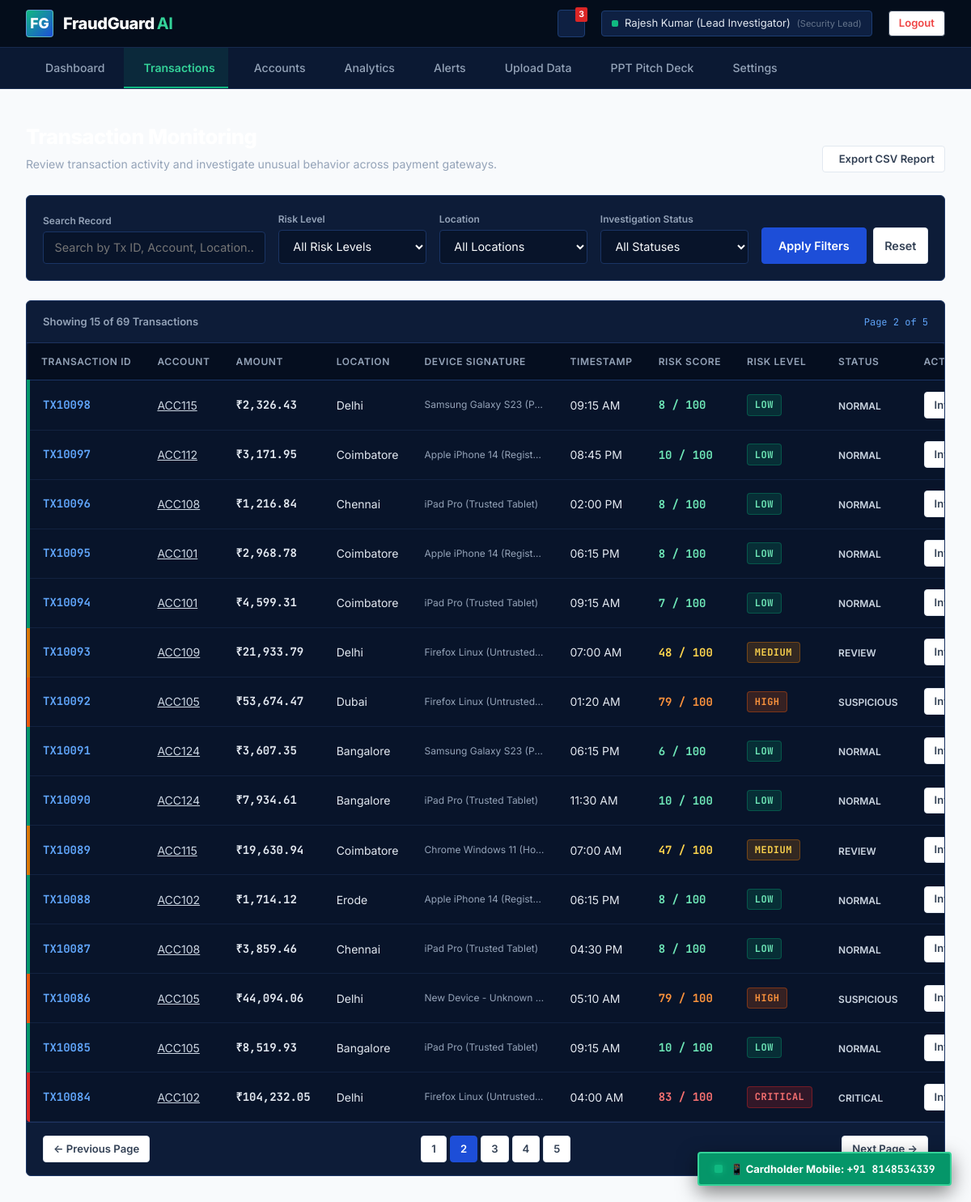
Page /transactions?page=2&risk=ALL&location=ALL&status=ALL&search= (signed in) on the committed database.
### tables this page shows
CREATE TABLE transactions (
            id INTEGER PRIMARY KEY AUTOINCREMENT,
            transaction_id TEXT UNIQUE NOT NULL,
            account_id TEXT NOT NULL,
            recipient_account_id TEXT,
            amount REAL NOT NULL,
            avg_amount REAL NOT NULL,
            location TEXT NOT NULL,
            time_str TEXT NOT NULL,
            device TEXT NOT NULL,
            new_device INTEGER DEFAULT 0,
            transactions_10min INTEGER DEFAULT 1,
            rule_score INTEGER DEFAULT 0,
            ml_score INTEGER DEFAULT 0,
            risk_score INTEGER DEFAULT 0,
            risk_level TEXT DEFAULT 'LOW',
            status TEXT DEFAULT 'NORMAL',
            flagged_reasons TEXT DEFAULT '[]',
            created_at TIMESTAMP DEFAULT CURRENT_TIMESTAMP
        );

### app.py (the view)
@app.route('/transactions')
@login_required
def transactions_view():
    risk_filter = request.args.get('risk', 'ALL')
    location_filter = request.args.get('location', 'ALL')
    status_filter = request.args.get('status', 'ALL')
    search_query = request.args.get('search', '')
    page = int(request.args.get('page', 1))
    per_page = 15
    offset = (page - 1) * per_page
    tx_list, total_count = get_all_transactions(
        limit=per_page,
        offset=offset,
        filter_risk=risk_filter,
        filter_location=location_filter,
        filter_status=status_filter,
        search=search_query
    )
    total_pages = max(1, (total_count + per_page - 1) // per_page)
    return render_template(
        'transactions.html',
        transactions=tx_list,
        total_count=total_count,
        page=page,
        total_pages=total_pages,
        risk_filter=risk_filter,
        location_filter=location_filter,
        status_filter=status_filter,
        search_query=search_query
    )

### app.py (called while the page is built)
def login_required(f):
    @wraps(f)
    def decorated_function(*args, **kwargs):
        if 'user_id' not in session:
            if request.is_json or request.path.startswith('/api/'):
                return jsonify({'success': False, 'message': 'Authentication required. Please log in.'}), 401
            return redirect(url_for('login_view', next=request.url))
        return f(*args, **kwargs)
    return decorated_function

### database.py (called while the page is built)
def get_db_connection():
    os.makedirs(os.path.dirname(DB_PATH), exist_ok=True)
    conn = sqlite3.connect(DB_PATH, timeout=30.0)
    conn.row_factory = sqlite3.Row
    return conn

### templates/transactions.html (shortened to what this page needs)
{% extends "base.html" %}
{% block content %}
<div class="app-main-content">
    <div style="margin-bottom: 1.75rem; display: flex; justify-content: space-between; align-items: flex-end;">
        <div>
            <h1 style="font-size: 1.6rem; font-weight: 800; color: #FFFFFF; letter-spacing: -0.02em;">
            </h1>
            <p style="font-size: 0.88rem; color: #94A3B8; margin-top: 0.2rem;">
                Review transaction activity and investigate unusual behavior across payment gateways.
            </p>
        </div>
        <div style="display: flex; gap: 0.75rem;">
            <a href="{{ url_for('api_export_report') }}" class="btn btn-secondary btn-sm" download>
                 Export CSV Report
            </a>
        </div>
    </div>
    <div class="panel-card" style="margin-bottom: 1.5rem; padding: 1.25rem;">
        <form method="GET" action="{{ url_for('transactions_view') }}" style="display: grid; grid-template-columns: 1.5fr 1fr 1fr 1fr auto; gap: 1rem; align-items: flex-end;">
            <div>
                <label class="form-label" style="font-size: 12px; color: #94A3B8; margin-bottom: 4px;">Search Record</label>
                <input
                    type="text"
                    name="search"
                    class="form-input"
                    placeholder="Search by Tx ID, Account, Location..."
                    value="{{ search_query }}"
                >
            </div>
            <div>
                <label class="form-label" style="font-size: 12px; color: #94A3B8; margin-bottom: 4px;">Risk Level</label>
                <select name="risk" class="form-select">
                    <option value="ALL" {% if risk_filter == 'ALL' %}selected{% endif %}>All Risk Levels</option>
                </select>
            </div>
            <div>
                <label class="form-label" style="font-size: 12px; color: #94A3B8; margin-bottom: 4px;">Location</label>
                <select name="location" class="form-select">
                    <option value="ALL" {% if location_filter == 'ALL' %}selected{% endif %}>All Locations</option>
                </select>
            </div>
            <div>
                <label class="form-label" style="font-size: 12px; color: #94A3B8; margin-bottom: 4px;">Investigation Status</label>
                <select name="status" class="form-select">
                    <option value="ALL" {% if status_filter == 'ALL' %}selected{% endif %}>All Statuses</option>
                </select>
            </div>
            <div style="display: flex; gap: 0.5rem;">
                <button type="submit" class="btn btn-primary" style="padding: 0.65rem 1.25rem;">
                    Apply Filters
                </button>
                <a href="{{ url_for('transactions_view') }}" class="btn btn-secondary" style="padding: 0.65rem 0.85rem;" title="Reset Filters">
                    Reset
                </a>
            </div>
        </form>
    </div>
    <div class="panel-card" style="padding: 0;">
        <div style="padding: 1rem 1.25rem; border-bottom: 1px solid #1E3360; display: flex; justify-content: space-between; align-items: center;">
            <span style="font-size: 13px; color: #94A3B8; font-weight: 600;">
                Showing {{ transactions|length }} of {{ total_count }} Transactions
            </span>
            <span class="mono" style="font-size: 12px; color: #60A5FA;">
                Page {{ page }} of {{ total_pages }}
            </span>
        </div>
        <div class="table-responsive-container" style="border: none;">
            <table class="fraud-table">
                <thead>
                    <tr>
                        <th>Transaction ID</th>
                        <th>Account</th>
                        <th>Amount</th>
                        <th>Location</th>
                        <th>Device Signature</th>
                        <th>Timestamp</th>
                        <th>Risk Score</th>
                        <th>Risk Level</th>
                        <th>Status</th>
                        <th>Action</th>
                    </tr>
                </thead>
                <tbody>
                    {% for tx in transactions %}
                    <tr class="risk-{{ tx.risk_level.lower() }}">
                        <td style="font-weight: 700; font-family: 'JetBrains Mono', monospace; color: #60A5FA;">
                            {{ tx.transaction_id }}
                        </td>
                        <td>
                            <a href="{{ url_for('account_details_view', account_id=tx.account_id) }}" style="color: #CBD5E1; text-decoration: underline;">
                                {{ tx.account_id }}
                            </a>
                        </td>
                        <td style="font-weight: 700; font-family: 'JetBrains Mono', monospace;">
                            ₹{{ "{:,.2f}".format(tx.amount) }}
                        </td>
                        <td>{{ tx.location }}</td>
                        <td style="font-size: 12px; color: #94A3B8; max-width: 180px; overflow: hidden; text-overflow: ellipsis;">
                            {{ tx.device }}
                        </td>
                        <td>{{ tx.time_str }}</td>
                        <td>
                            <span class="mono" style="font-weight: 700; color: {% if tx.risk_score >= 81 %}#F87171{% elif tx.risk_score >= 61 %}#FB923C{% elif tx.risk_score >= 31 %}#FCD34D{% else %}#6EE7B7{% endif %};">
                                {{ tx.risk_score }} / 100
                            </span>
                        </td>
                        <td>
                            <span class="risk-tag {{ tx.risk_level.lower() }}">{{ tx.risk_level }}</span>
                        </td>
                        <td>
                            <span style="font-size: 12px; font-weight: 600; color: #CBD5E1;">{{ tx.status }}</span>
                        </td>
                        <td>
                            <a href="{{ url_for('transaction_details_view', tx_id=tx.transaction_id) }}" class="btn btn-secondary btn-sm">
                                Investigate &rarr;
                            </a>
                        </td>
                    </tr>
                    {% else %}
                    <tr>
                        <td colspan="10" style="text-align: center; padding: 2rem; color: #94A3B8;">
                            No transactions found matching the applied filter criteria.
                        </td>
                    </tr>
                    {% endfor %}
                </tbody>
            </table>
        </div>
        {% if total_pages > 1 %}
        <div style="padding: 1rem 1.25rem; border-top: 1px solid #1E3360; display: flex; justify-content: space-between; align-items: center;">
            <div>
                {% if page > 1 %}
                <a href="{{ url_for('transactions_view', page=page-1, risk=risk_filter, location=location_filter, status=status_filter, search=search_query) }}" class="btn btn-secondary btn-sm">
                    &larr; Previous Page
                </a>
                {% endif %}
            </div>
            <div style="display: flex; gap: 4px;">
                {% for p in range(1, total_pages + 1) %}
                <a href="{{ url_for('transactions_view', page=p, risk=risk_filter, location=location_filter, status=status_filter, search=search_query) }}" class="btn btn-sm {% if p == page %}btn-primary{% else %}btn-secondary{% endif %}" style="min-width: 32px;">
                    {{ p }}
                </a>
                {% endfor %}
            </div>
            <div>
                {% if page < total_pages %}
                <a href="{{ url_for('transactions_view', page=page+1, risk=risk_filter, location=location_filter, status=status_filter, search=search_query) }}" class="btn btn-secondary btn-sm">
                    Next Page &rarr;
                </a>
                {% endif %}
            </div>
        </div>
        {% endif %}
    </div>
</div>
{% endblock %}

### rows in the picture
transactions: transaction_id "TX10098", account_id "ACC115", amount "2,326.43", location "Delhi", device "Samsung Galaxy S23 (P…", time_str "09:15 AM", risk_score "8", risk_level "LOW", status "NORMAL"
transactions: transaction_id "TX10097", account_id "ACC112", amount "3,171.95", location "Coimbatore", device "Apple iPhone 14 (Regist…", time_str "08:45 PM", risk_score "10", risk_level "LOW", status "NORMAL"
transactions: transaction_id "TX10096", account_id "ACC108", amount "1,216.84", location "Chennai", device "iPad Pro (Trusted Tablet)", time_str "02:00 PM", risk_score "8", risk_level "LOW", status "NORMAL"
transactions: transaction_id "TX10095", account_id "ACC101", amount "2,968.78", location "Coimbatore", device "Apple iPhone 14 (Regist…", time_str "06:15 PM", risk_score "8", risk_level "LOW", status "NORMAL"
transactions: transaction_id "TX10094", account_id "ACC101", amount "4,599.31", location "Coimbatore", device "iPad Pro (Trusted Tablet)", time_str "09:15 AM", risk_score "7", risk_level "LOW", status "NORMAL"
transactions: transaction_id "TX10093", account_id "ACC109", amount "21,933.79", location "Delhi", device "Firefox Linux (Untrusted…", time_str "07:00 AM", risk_score "48", risk_level "MEDIUM", status "REVIEW"
transactions: transaction_id "TX10092", account_id "ACC105", amount "53,674.47", location "Dubai", device "Firefox Linux (Untrusted…", time_str "01:20 AM", risk_score "79", risk_level "HIGH", status "SUSPICIOUS"
transactions: transaction_id "TX10091", account_id "ACC124", amount "3,607.35", location "Bangalore", device "Samsung Galaxy S23 (P…", time_str "06:15 PM", risk_score "6", risk_level "LOW", status "NORMAL"
transactions: transaction_id "TX10090", account_id "ACC124", amount "7,934.61", location "Bangalore", device "iPad Pro (Trusted Tablet)", time_str "11:30 AM", risk_score "10", risk_level "LOW", status "NORMAL"
transactions: transaction_id "TX10089", account_id "ACC115", amount "19,630.94", location "Coimbatore", device "Chrome Windows 11 (Ho…", time_str "07:00 AM", risk_score "47", risk_level "MEDIUM", status "REVIEW"
transactions: transaction_id "TX10088", account_id "ACC102", amount "1,714.12", location "Erode", device "Apple iPhone 14 (Regist…", time_str "06:15 PM", risk_score "8", risk_level "LOW", status "NORMAL"
transactions: transaction_id "TX10087", account_id "ACC108", amount "3,859.46", location "Chennai", device "iPad Pro (Trusted Tablet)", time_str "04:30 PM", risk_score "8", risk_level "LOW", status "NORMAL"
transactions: transaction_id "TX10086", account_id "ACC105", amount "44,094.06", location "Delhi", device "New Device - Unknown…", time_str "05:10 AM", risk_score "79", risk_level "HIGH", status "SUSPICIOUS"
transactions: transaction_id "TX10085", account_id "ACC105", amount "8,519.93", location "Bangalore", device "iPad Pro (Trusted Tablet)", time_str "09:15 AM", risk_score "10", risk_level "LOW", status "NORMAL"
transactions: transaction_id "TX10084", account_id "ACC102", amount "104,232.05", location "Delhi", device "Firefox Linux (Untrusted…", time_str "04:00 AM", risk_score "83", risk_level "CRITICAL", status "CRITICAL"

### other values in the picture
{{ session.get('user_name', 'Administrator') }} "Rajesh Kumar (Lead Investigator)"
{{ transactions|length }} "15"
{{ total_count }} "69"
{{ page }} "2"
{{ total_pages }} "5"
{{ p }} "1" "2" "3" "4" "5"
